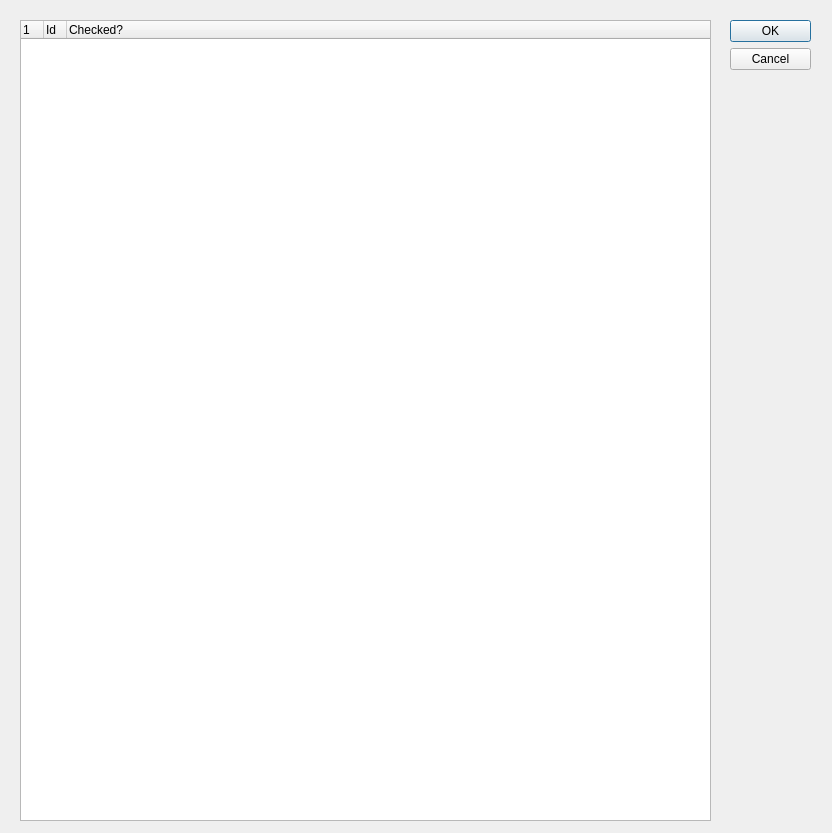
<?xml version="1.0" encoding="UTF-8"?>
<ui version="4.0">
 <class>editDeviceSpecifications</class>
 <widget class="QDialog" name="editDeviceSpecifications">
  <property name="geometry">
   <rect>
    <x>0</x>
    <y>0</y>
    <width>832</width>
    <height>833</height>
   </rect>
  </property>
  <property name="windowTitle">
   <string>Dialog</string>
  </property>
  <widget class="QDialogButtonBox" name="buttonBox">
   <property name="geometry">
    <rect>
     <x>730</x>
     <y>20</y>
     <width>81</width>
     <height>241</height>
    </rect>
   </property>
   <property name="orientation">
    <enum>Qt::Vertical</enum>
   </property>
   <property name="standardButtons">
    <set>QDialogButtonBox::Cancel|QDialogButtonBox::Ok</set>
   </property>
  </widget>
  <widget class="QTreeWidget" name="treeWidget">
   <property name="geometry">
    <rect>
     <x>20</x>
     <y>20</y>
     <width>691</width>
     <height>801</height>
    </rect>
   </property>
   <attribute name="headerDefaultSectionSize">
    <number>23</number>
   </attribute>
   <attribute name="headerMinimumSectionSize">
    <number>23</number>
   </attribute>
   <column>
    <property name="text">
     <string/>
    </property>
   </column>
   <column>
    <property name="text">
     <string>Id</string>
    </property>
   </column>
   <column>
    <property name="text">
     <string>Checked?</string>
    </property>
   </column>
  </widget>
 </widget>
 <resources/>
 <connections>
  <connection>
   <sender>buttonBox</sender>
   <signal>accepted()</signal>
   <receiver>editDeviceSpecifications</receiver>
   <slot>accept()</slot>
   <hints>
    <hint type="sourcelabel">
     <x>248</x>
     <y>254</y>
    </hint>
    <hint type="destinationlabel">
     <x>157</x>
     <y>274</y>
    </hint>
   </hints>
  </connection>
  <connection>
   <sender>buttonBox</sender>
   <signal>rejected()</signal>
   <receiver>editDeviceSpecifications</receiver>
   <slot>reject()</slot>
   <hints>
    <hint type="sourcelabel">
     <x>316</x>
     <y>260</y>
    </hint>
    <hint type="destinationlabel">
     <x>286</x>
     <y>274</y>
    </hint>
   </hints>
  </connection>
 </connections>
</ui>
